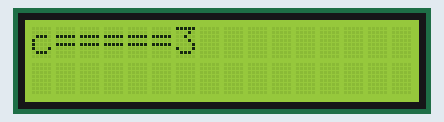
The sketch below on a simulated Arduino Uno, built with avr-gcc and run on an emulated ATmega328P. On the bench: 16×2 character LCD.

Above: at 0.1 s.
At 2.1 s:
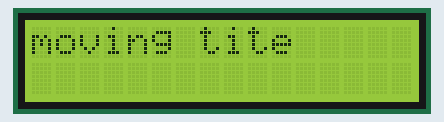
At 3.2 s:
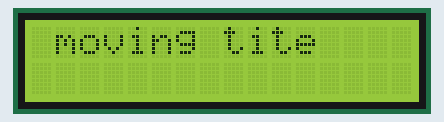
At 6.2 s:
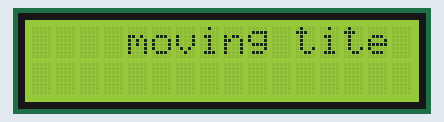
At 9.3 s:
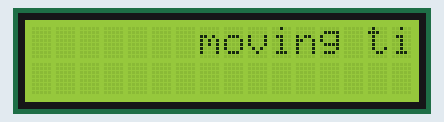
At 13.3 s:
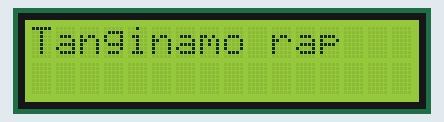

Measured:
- what the display in image 1 shows lasts 1.0 s, from 2.1 s to 3.1 s
- what the display in image 5 shows lasts 2.0 s, from 13.3 s to 15.3 s

The sketch:

LCDDisplay.ino
```cpp
#include <Wire.h>
#include <LiquidCrystal_I2C.h>

// Set the LCD address to 0x27 for a 16 chars and 2 line display
LiquidCrystal_I2C lcd(0x27, 16, 2);

void setup()
{
	// initialize the LCD
	lcd.begin();

	// Turn on the blacklight and print a message.
	lcd.backlight();
	lcd.print("c=====3");
  delay(2000);
  lcd.clear(); // clears LCD
  lcd.print("Tite");
  lcd.clear();
  int i = 0;
  String output = "moving tite";
  for (int i = 0; i<=10 ; i++) {
    lcd.print(output);
    delay(1000);
    output = " "+output;
    lcd.clear();
  }
  lcd.print("Tanginamo rap");
  delay(2000);
  lcd.clear();
}

void loop()
{
	// Do nothing here...
}
```
